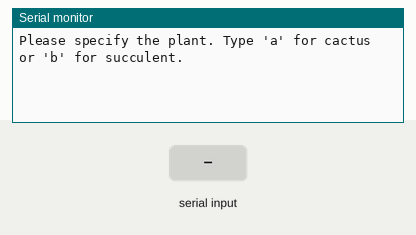
This sketch was run on a simulated Arduino Uno, built with avr-gcc and run on an emulated ATmega328P. Shown: the last lines printed to the serial monitor. The test bench sets the inputs (shaded band).

Above: at 1.2 s.
1.3 s: "a" received over Serial
At 2.3 s:
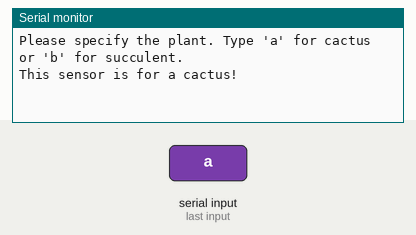
2.8 s: "b" received over Serial
At 3.4 s:
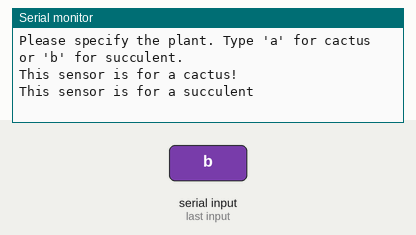

Measured:
- after the input at 1.3 s, the serial monitor: prints a new line at once (image 1)
- after the input at 2.8 s, the serial monitor: prints a new line at once (image 2)

The sketch:

plant_ident.ino
```cpp
//This code is used to demonstrate a simple, bare-bones GUI for two plant types.
//This will suffice for module demo, but will later be upgraded for future demos.

#define LED 2

void setup(){
Serial.begin(9600);
Serial.println("Please specify the plant. Type 'a' for cactus or 'b' for succulent.");
//The user will input an a or a b for the type of plant they will be pairing with the sensor.
}


void loop() {

  if(Serial.available() > 0) //If the serial monitor is available
  {
   if(Serial.peek() == 'a') {
    Serial.read();
    digitalWrite(LED,HIGH);
    Serial.println("This sensor is for a cactus!");
   }

   else if(Serial.peek() == 'b') {
    Serial.read();
    digitalWrite(LED,LOW);
    Serial.println("This sensor is for a succulent");
   }
  }

}
```
